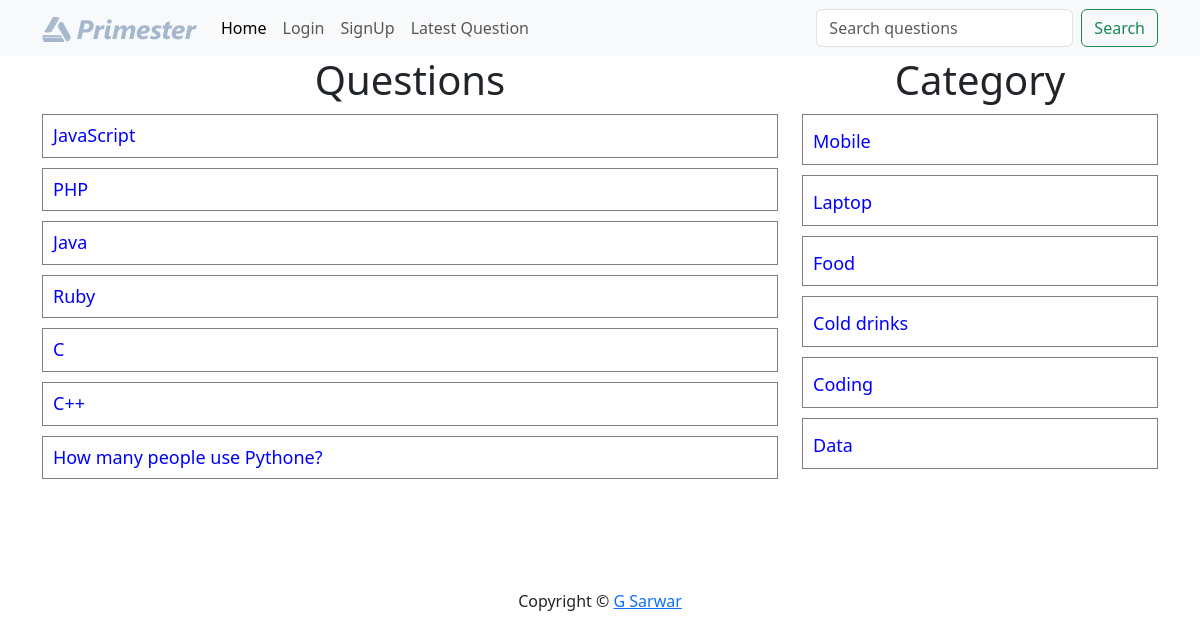
The page / on the database its author committed.
### tables this page shows
CREATE TABLE `questions` (
  `id` int(10) NOT NULL,
  `title` varchar(100) NOT NULL,
  `description` varchar(300) NOT NULL,
  `category_id` int(10) NOT NULL,
  `user_id` int(10) NOT NULL
);

CREATE TABLE `category` (
  `id` int(30) NOT NULL,
  `name` varchar(100) NOT NULL
);

### client/questions.php (the view, shortened to what this page needs)
<div class="container">
    <div class="row">
        <div class="col-md-8">
        <h1 class="heading">Questions</h1>
            <?php
                include("./common/db.php");
                if(isset($_GET['c-id'])){
                    $query = "select * from questions where category_id = $cid ";
                }elseif(isset($_GET['u-id'])){
                    $query = "select * from questions where user_id = $uid ";
                }elseif(isset($_GET['latest'])){
                    $query = "select * from questions order by id desc";
                }elseif(isset($_GET['search'])){
                    $query = "select * from questions where `title` like '%$search%'";
                }else{
                    $query = "select * from questions";
                }
                $result = $conn->query($query);
                foreach($result as $row){
                    $title =  $row['title'];
                    $id = $row['id'];
                    echo "<div class='row question-list'>
                        <h4 class='my-question'><a href='?q-id=$id'>{$title}</a>";
                    echo "</h4></div>";
                }
            ?>
        </div>
        <div class="col-md-4">
            <?php
                include("categorylist.php");
            ?>
        </div>
    </div>
</div>

### index.php (shortened to what this page needs)
<!DOCTYPE html>
<html lang="en">
<head>
    <?php include('./client/commonFiles.php') ?>
</head>
<body>
<?php
    include('./client/header.php');
    if(isset($_GET['signup']) && !$_SESSION["user"]["username"]){
        include('./client/signup.php');
    }elseif(isset($_GET['login']) && !$_SESSION["user"]["username"]){
        include('./client/login.php');
    }elseif(isset($_GET['ask'])){
        include('./client/ask.php');
    }elseif(isset($_GET['q-id'])){
        $qid = $_GET['q-id'];
        include('./client/question-details.php');
    }elseif(isset($_GET['c-id'])){
        $cid = $_GET['c-id'];
        include('./client/questions.php');
    }elseif(isset($_GET['u-id'])){
        $uid = $_GET['u-id'];
        include('./client/questions.php');
    }elseif(isset($_GET['latest'])){
        include('./client/questions.php');
    }elseif(isset($_GET['search'])){
        $search = $_GET['search'];
        include('./client/questions.php');
    }else{
        include('./client/questions.php');
    }
?>
<footer class="copyright text-center">
    <div class="container">
        <p>Copyright &copy; <a href="https://www.facebook.com/w3.sarwar">G Sarwar</a></p>
    </div>
</footer>
</body>
</html>

### client/commonFiles.php (shortened to what this page needs)
<link rel="stylesheet" href="./client/bootstrap.min.css" type="text/css" />
<link rel="stylesheet" href="./public/style.css" type="text/css" />

### client/header.php (shortened to what this page needs)
<nav class="navbar navbar-expand-lg bg-body-tertiary">
  <div class="container">
    <a class="navbar-brand" href="./">
        <img src="./public/logo.png" alt="logo" />
    </a>
    <div class="collapse navbar-collapse" id="navbarNav">
      <ul class="navbar-nav">
        <li class="nav-item">
          <a class="nav-link active" href="./">Home</a>
        </li>
        <?php if(!$_SESSION["user"]["username"]){ ?>
         <li class="nav-item">
          <a class="nav-link" href="?login=true">Login</a>
        </li>
        <li class="nav-item">
          <a class="nav-link" href="?signup=true">SignUp</a>
        </li>
        <?php } ?>
        <li class="nav-item">
          <a class="nav-link" href="?latest=true">Latest Question</a>
        </li>
      </ul>
    </div>
    <form class="d-flex" action="">
        <input class="form-control me-2" name="search" type="search" placeholder="Search questions">
        <button class="btn btn-outline-success" type="submit">Search</button>
      </form>
  </div>
</nav>

### client/categorylist.php
<div>
    <h1 class="heading">Category</h1>
    <?php
        include("./common/db.php");
        $query = "select * from category";
        $result = $conn->query($query);
        foreach($result as $row){
            $name =  ucfirst($row['name']);
            $id = $row['id'];
            echo "<div class='row question-list'>
                <h4><a href='?c-id=$id'>{$name}</a></h4>
            </div>";
        }
    ?>
</div>

### public/style.css (style rules this page uses)
.heading { text-align: center; }
.question-list { border: 1px solid gray; margin: 10px 0; padding: 10px 10px; }
.question-list h4 { margin: 0; padding: 0; }
.question-list a { text-decoration: none; font-size: 18px; color: blue; }
.copyright p { margin-top: 100px; }
.my-question { display: flex; justify-content: space-between; }

### rows shown on the page
questions: title "JavaScript"
questions: title "PHP"
questions: title "Java"
questions: title "Ruby"
questions: title "C"
questions: title "C++"
questions: title "How many people use Pythone?"
category: name "Mobile"
category: name "Laptop"
category: name "Food"
category: name "Cold drinks"
category: name "Coding"
category: name "Data"
